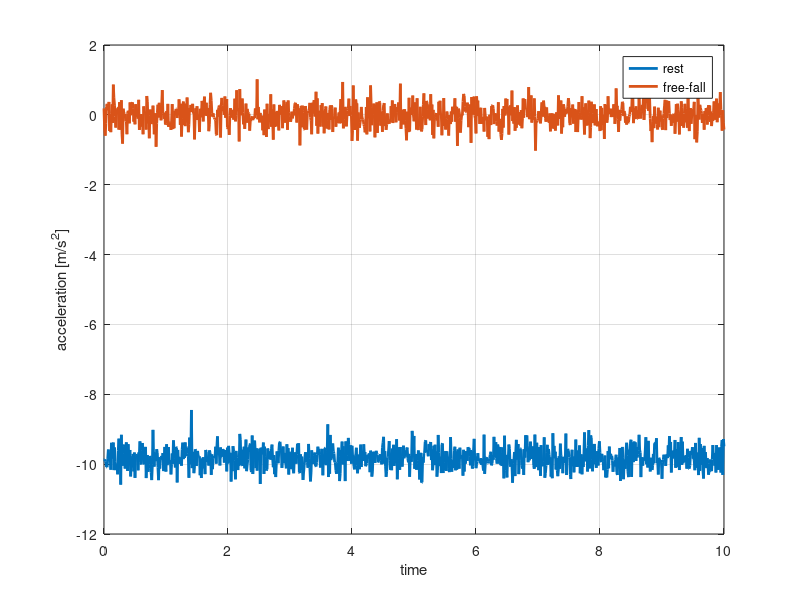

Here is the MATLAB script that generated this plot:
clc
clear
close all

x = 0:0.01:10;
std = 0.3;
y_rest = -9.8 + std * randn(size(x));
y_ff = 0 + std * randn(size(x));

figure;
plot(x, y_rest, 'LineWidth', 2); hold on;
plot(x, y_ff, 'LineWidth', 2);
legend('rest', 'free-fall');
grid on;
xlabel('time');
ylabel('acceleration [m/s^{2}]');
